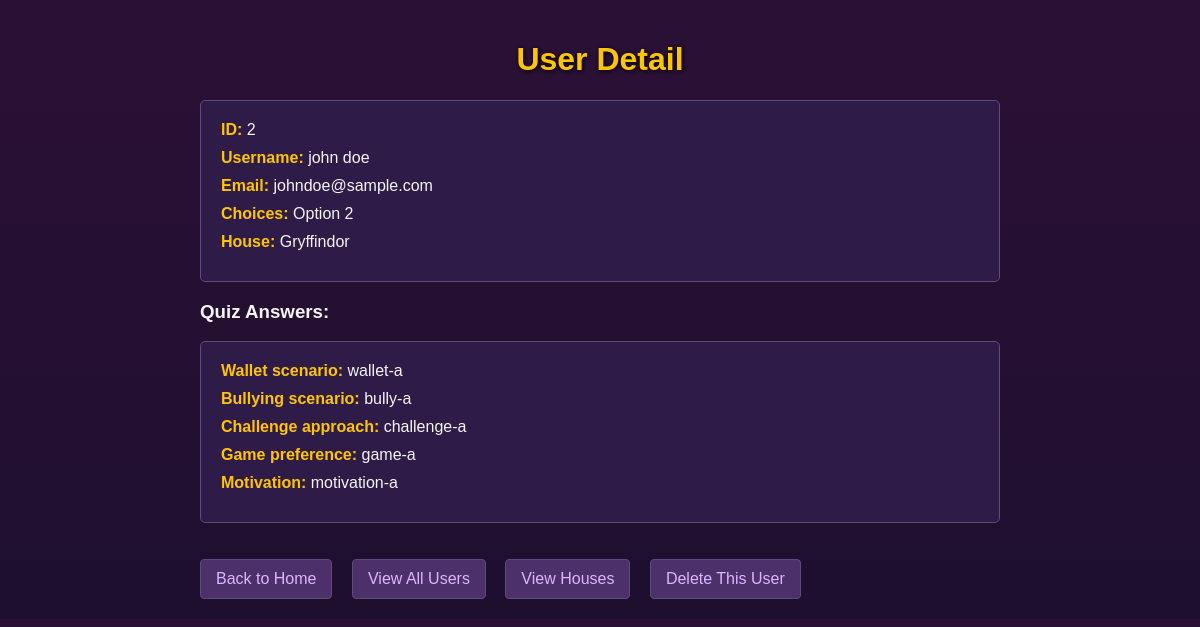
/user/2, run on the app's committed database.
### Sql-alch-test/models.py (models this page shows)
class User(db.Model):
    id: Mapped[int] = mapped_column(primary_key=True)
    username: Mapped[str] = mapped_column(unique=True)
    email: Mapped[str] = mapped_column(unique=True)
    choice: Mapped[str] =  mapped_column()
    wallet_choice: Mapped[str] = mapped_column(nullable=True)
    bully_choice: Mapped[str] = mapped_column(nullable=True)
    challenge_choice: Mapped[str] = mapped_column(nullable=True)
    game_choice: Mapped[str] = mapped_column(nullable=True)
    motivation_choice: Mapped[str] = mapped_column(nullable=True)
    house: Mapped[str] = mapped_column(nullable=True)

### Sql-alch-test/app.py (the view)
@app.route("/user/<int:id>")
def user_detail(id):
    user = db.get_or_404(User, id)
    return render_template("user/detail.html", user=user)

### Sql-alch-test/templates/user/detail.html (shortened to what this page needs)
<!DOCTYPE html>
<html lang="en">
<head>
</head>
<body>
    <h1>User Detail</h1>
    <div class="user-details">
        <ul>
            <li><strong>ID:</strong> {{ user.id }}</li>
            <li><strong>Username:</strong> {{ user.username }}</li>
            <li><strong>Email:</strong> {{ user.email }}</li>
            <li><strong>Choices:</strong> {{ user.choice }}</li>
            {% if user.house %}
            <li>
                <strong>House:</strong>
                <span class="house-badge {{ user.house.lower() }}">{{ user.house }}</span>
            </li>
            {% endif %}
        </ul>
        {% if user.house %}
        <div class="choices">
            <h3>Quiz Answers:</h3>
            <ul>
                {% if user.wallet_choice %}
                <li><strong>Wallet scenario:</strong> {{ user.wallet_choice }}</li>
                {% endif %}
                {% if user.bully_choice %}
                <li><strong>Bullying scenario:</strong> {{ user.bully_choice }}</li>
                {% endif %}
                {% if user.challenge_choice %}
                <li><strong>Challenge approach:</strong> {{ user.challenge_choice }}</li>
                {% endif %}
                {% if user.game_choice %}
                <li><strong>Game preference:</strong> {{ user.game_choice }}</li>
                {% endif %}
                {% if user.motivation_choice %}
                <li><strong>Motivation:</strong> {{ user.motivation_choice }}</li>
                {% endif %}
            </ul>
        </div>
        {% endif %}
    </div>
    <a href="{{ url_for('home') }}">Back to Home</a>
    <a href="{{ url_for('user_list') }}">View All Users</a>
    <a href="{{ url_for('houses') }}">View Houses</a>
    <a href="{{ url_for('user_delete', id=user.id) }}">Delete This User</a>
</body>
</html>

### Sql-alch-test/templates/user/detail.html (style rules this page uses)
body { font-family: Arial, sans-serif; background: linear-gradient(to bottom, #2b1035, #1e0f2e); color: #f5f5f5; max-width: 800px; margin: 0 auto; padding: 20px; }
h1 { color: #ffc500; text-align: center; text-shadow: 1px 1px 4px black; }
ul { background-color: #2f1b47; padding: 20px; border-radius: 5px; border: 1px solid #5e4a7b; list-style-type: none; }
li { margin-bottom: 10px; }
strong { color: #ffc500; }
a { display: inline-block; margin-top: 20px; margin-right: 15px; color: #ddb6ff; text-decoration: none; border: 1px solid #5e4a7b; padding: 10px 15px; border-radius: 4px; background-color: #4b3069; }

### data on the page
User: id "2", username "john doe", email "johndoe@sample.com", choice "Option 2", house "Gryffindor", wallet_choice "wallet-a", bully_choice "bully-a", challenge_choice "challenge-a", game_choice "game-a", motivation_choice "motivation-a"
